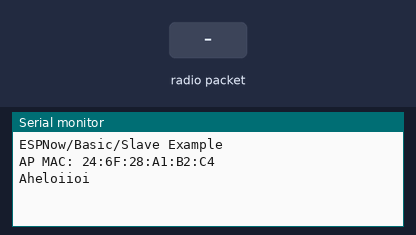
A sketch run on a simulated ESP32. On the bench: the last lines printed to the serial monitor. The test bench sets the inputs (shaded band).

Above: at 1.2 s.
1.3 s: radio packet "1" arrives
At 2.0 s:
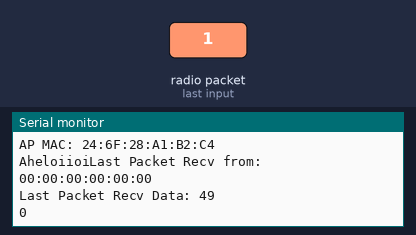
2.8 s: radio packet "0" arrives
At 3.1 s:
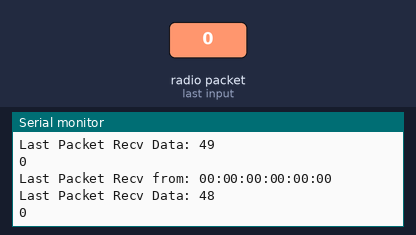
4.3 s: radio packet "2" arrives
At 5.5 s:
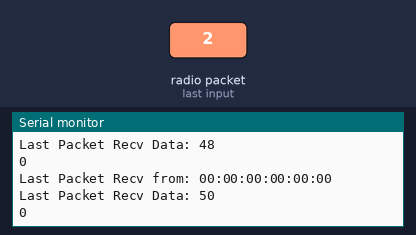

Measured:
- after the input at 1.3 s, the serial monitor: prints a new line at once (image 1)
- after the input at 2.8 s, the serial monitor: prints a new line at once (image 2)
- after the input at 4.3 s, the serial monitor: prints a new line at once (image 3)

The sketch:

Salve_ESP32_Final.ino
```cpp
/**
   ESPNOW - Basic communication - Slave
   Date: 26th September 2017
   Author: Arvind Ravulavaru <https://github.com/arvindr21>
   Purpose: ESPNow Communication between a Master ESP32 and a Slave ESP32
   Description: This sketch consists of the code for the Slave module.
   Resources: (A bit outdated)
   a. https://espressif.com/sites/default/files/documentation/esp-now_user_guide_en.pdf
   b. http://www.esploradores.com/practica-6-conexion-esp-now/

   << This Device Slave >>

   Flow: Master
   Step 1 : ESPNow Init on Master and set it in STA mode
   Step 2 : Start scanning for Slave ESP32 (we have added a prefix of `slave` to the SSID of slave for an easy setup)
   Step 3 : Once found, add Slave as peer
   Step 4 : Register for send callback
   Step 5 : Start Transmitting data from Master to Slave

   Flow: Slave
   Step 1 : ESPNow Init on Slave
   Step 2 : Update the SSID of Slave with a prefix of `slave`
   Step 3 : Set Slave in AP mode
   Step 4 : Register for receive callback and wait for data
   Step 5 : Once data arrives, print it in the serial monitor

   Note: Master and Slave have been defined to easily understand the setup.
         Based on the ESPNOW API, there is no concept of Master and Slave.
         Any devices can act as master or salve.
*/

#include <esp_now.h>
#include <WiFi.h>
#include <esp_wifi.h>

#define CHANNEL 4

uint8_t mac[] = {0x36, 0x33, 0x33, 0x33, 0x33, 0x33};

struct __attribute__((packed)) DataStruct {
    //char text[32];
    int x;
    int y;
    unsigned long time;
};

DataStruct myData;
// Init ESP Now with fallback


void setup() {
  Serial.begin(115200);
  Serial.println("ESPNow/Basic/Slave Example");
  //Set device in AP mode to begin with
  // This is the mac address of the Slave in AP Mode
 WiFi.mode(WIFI_AP);
     // configure device AP mode
     // This is the mac address of the Slave in AP Mode
     esp_wifi_set_mac(ESP_IF_WIFI_STA, &mac[0]);


     Serial.print("AP MAC: "); Serial.println(WiFi.softAPmacAddress());
     // Init ESPNow with a fallback logic
     if (esp_now_init()!=0)
      {
          Serial.println("*** ESP_Now init failed");
          while(true) {};
       }

       // Once ESPNow is successfully Init, we will register for recv CB to
      // get recv packer info.
       esp_now_register_recv_cb(OnDataRecv);
      Serial.print("Aheloiioi");
}

// callback when data is recv from Master
void OnDataRecv(const uint8_t *mac_addr, const uint8_t *data, int data_len) {
  memcpy(&myData, data, sizeof(myData));
  char macStr[18];
  snprintf(macStr, sizeof(macStr), "%02x:%02x:%02x:%02x:%02x:%02x",
           mac_addr[0], mac_addr[1], mac_addr[2], mac_addr[3], mac_addr[4], mac_addr[5]);
  Serial.print("Last Packet Recv from: "); Serial.println(macStr);
  Serial.print("Last Packet Recv Data: "); Serial.println(myData.x); Serial.println(myData.y);
  Serial.println("");
}

void loop() {
  // Chill

}
```
